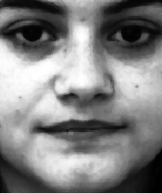
#> input picture test/11a.jpg, 162 x 193 px, found by its file name; its folder holds only this picture in this run
$ python sahuja_data_augment.py
#> lines starting #> are read from the running program, lines starting #| are printed output that depends on the picture
import cv2
import numpy as np
import os
from matplotlib import pyplot as plt

source_directory = 'Test/'
target_directory = 'Test_output/'
for file_name in os.listdir(source_directory):
    source_image =(os.path.join(source_directory, file_name))

    index_of_dot = file_name.index('.')
    file_name_without_extension = file_name[:index_of_dot]

    img = cv2.imread(source_image,0)
#> img is the input picture: shape (193, 162); min 0, max 255, mean 128.9
    rows,cols = img.shape
#> rows = 193; cols = 162
    i = 1
    # Transform 1 - Scaling - Resizing image
    dst = cv2.resize(img,None,fx=2, fy=2, interpolation = cv2.INTER_CUBIC)
    #target_image =(os.path.join(target_directory, file_name))
    cv2.imwrite(target_directory+file_name_without_extension+'_'+str(i)+'.jpg', dst)
    i=i+1

    # Transform 2 - Translation - Shift of (100,50)
    M = np.float32([[1,0,100],[0,1,50]])
    dst = cv2.warpAffine(img,M,(cols,rows))
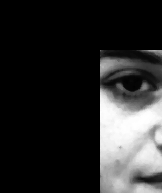
#> dst: shape (193, 162); min 0, max 255, mean 42.4
    cv2.imwrite(target_directory+file_name_without_extension+'_'+str(i)+'.jpg', dst)
    i=i+1

    # Transform 3 - Rotation - Rotate 90
    M = cv2.getRotationMatrix2D((cols/2,rows/2),90,1)
    dst = cv2.warpAffine(img,M,(cols,rows))
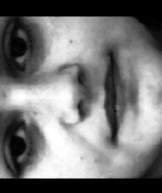
#> dst: shape (193, 162); min 0, max 255, mean 117.5
    cv2.imwrite(target_directory+file_name_without_extension+'_'+str(i)+'.jpg', dst)
    i=i+1

    # Transform 4 - Rotate 180 / Invert
    M = cv2.getRotationMatrix2D((cols/2,rows/2),180,1)
    dst = cv2.warpAffine(img,M,(cols,rows))
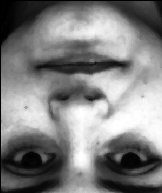
#> dst: shape (193, 162); min 0, max 255, mean 127.5
    cv2.imwrite(target_directory+file_name_without_extension+'_'+str(i)+'.jpg', dst)
    i=i+1

    # Transform 5 - Erosion
    kernel = np.ones((5,5),np.uint8)
    dst = cv2.erode(img,kernel,iterations = 1)
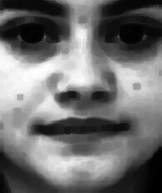
#> dst: shape (193, 162); min 0, max 254, mean 111.3
    cv2.imwrite(target_directory+file_name_without_extension+'_'+str(i)+'.jpg', dst)
    i=i+1

    # Transform 6 - Dilation
    kernel = np.ones((5,5),np.uint8)
    dst = cv2.dilate(img,kernel,iterations = 1)
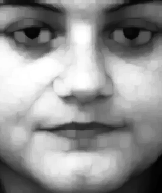
#> dst: shape (193, 162); min 1, max 255, mean 146
    cv2.imwrite(target_directory+file_name_without_extension+'_'+str(i)+'.jpg', dst)
    i=i+1

    # Transform 7 - Opening - Erosion followed by dilation
    kernel = np.ones((5,5),np.uint8)
    dst = cv2.morphologyEx(img, cv2.MORPH_OPEN, kernel)
    cv2.imwrite(target_directory+file_name_without_extension+'_'+str(i)+'.jpg', dst)
    i=i+1

    # Transform 8 - Closing - Dilation followed by Erosion
    kernel = np.ones((5,5),np.uint8)
    dst = cv2.morphologyEx(img, cv2.MORPH_CLOSE, kernel)
    cv2.imwrite(target_directory+file_name_without_extension+'_'+str(i)+'.jpg', dst)
    i=i+1

    # Transform 9 - Affine Transformation
    pts1 = np.float32([[50,50],[200,50],[50,200]])
    pts2 = np.float32([[10,100],[200,50],[100,250]])
    M = cv2.getAffineTransform(pts1,pts2)
    dst = cv2.warpAffine(img,M,(cols,rows))
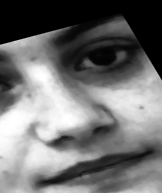
#> dst: shape (193, 162); min 0, max 255, mean 112.5
    cv2.imwrite(target_directory+file_name_without_extension+'_'+str(i)+'.jpg', dst)
    i=i+1

    # Transform 10 - Perspective Transformation
    pts1 = np.float32([[56,65],[368,52],[28,387],[389,390]])
    pts2 = np.float32([[0,0],[300,0],[0,300],[300,300]])
    M = cv2.getPerspectiveTransform(pts1,pts2)
    dst = cv2.warpPerspective(img,M,(300,300))
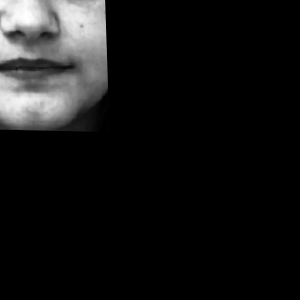
#> dst: shape (300, 300); min 0, max 255, mean 21.4
    cv2.imwrite(target_directory+file_name_without_extension+'_'+str(i)+'.jpg', dst)
    i=i+1

    # Transformation 11 - Smoothing - Blurring Image using Low-pass filter

    dst = cv2.blur(img,(5,5))
#> dst: shape (193, 162)
    cv2.imwrite(target_directory+file_name_without_extension+'_'+str(i)+'.jpg', dst)
    i=i+1


    # Transformation 12 -  Change Color

    dst = cv2.cvtColor(img, cv2.COLOR_GRAY2RGB)
    cv2.imwrite(target_directory+file_name_without_extension+'_'+str(i)+'.jpg', dst)
    i=i+1

    # Transformation 13 - Image Filtering - 2D Convolution

    kernel = np.ones((5,5),np.float32)/25
    dst = cv2.filter2D(img,-1,kernel)
    cv2.imwrite(target_directory+file_name_without_extension+'_'+str(i)+'.jpg', dst)
    i=i+1

$ run again, on test/174a.jpg
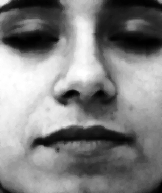
#> input picture test/174a.jpg, 162 x 193 px, found by its file name
#> img is the input picture: shape (193, 162); min 0, max 255, mean 129.1
#> `dst = cv2.warpAffine(img,M,(cols,rows))`:
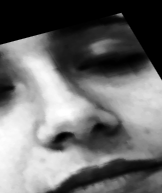
#> dst: shape (193, 162); min 0, max 255, mean 108.8
#> `dst = cv2.warpPerspective(img,M,(300,300))`:
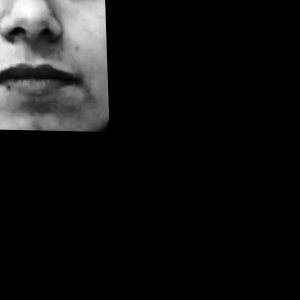
#> dst: shape (300, 300); min 0, max 255, mean 19.5

$ run again, on test/186a.jpg
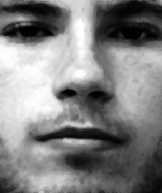
#> input picture test/186a.jpg, 162 x 193 px, found by its file name
#> img is the input picture: shape (193, 162); min 0, max 255, mean 128.9
#> `dst = cv2.warpAffine(img,M,(cols,rows))`:
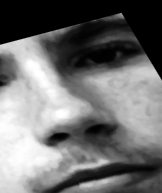
#> dst: shape (193, 162); min 0, max 255, mean 112.1
#> `dst = cv2.warpPerspective(img,M,(300,300))`:
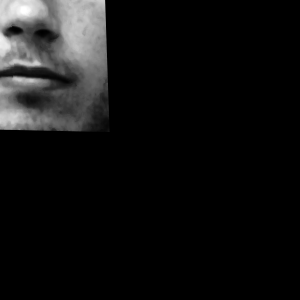
#> dst: shape (300, 300); min 0, max 255, mean 17.7
